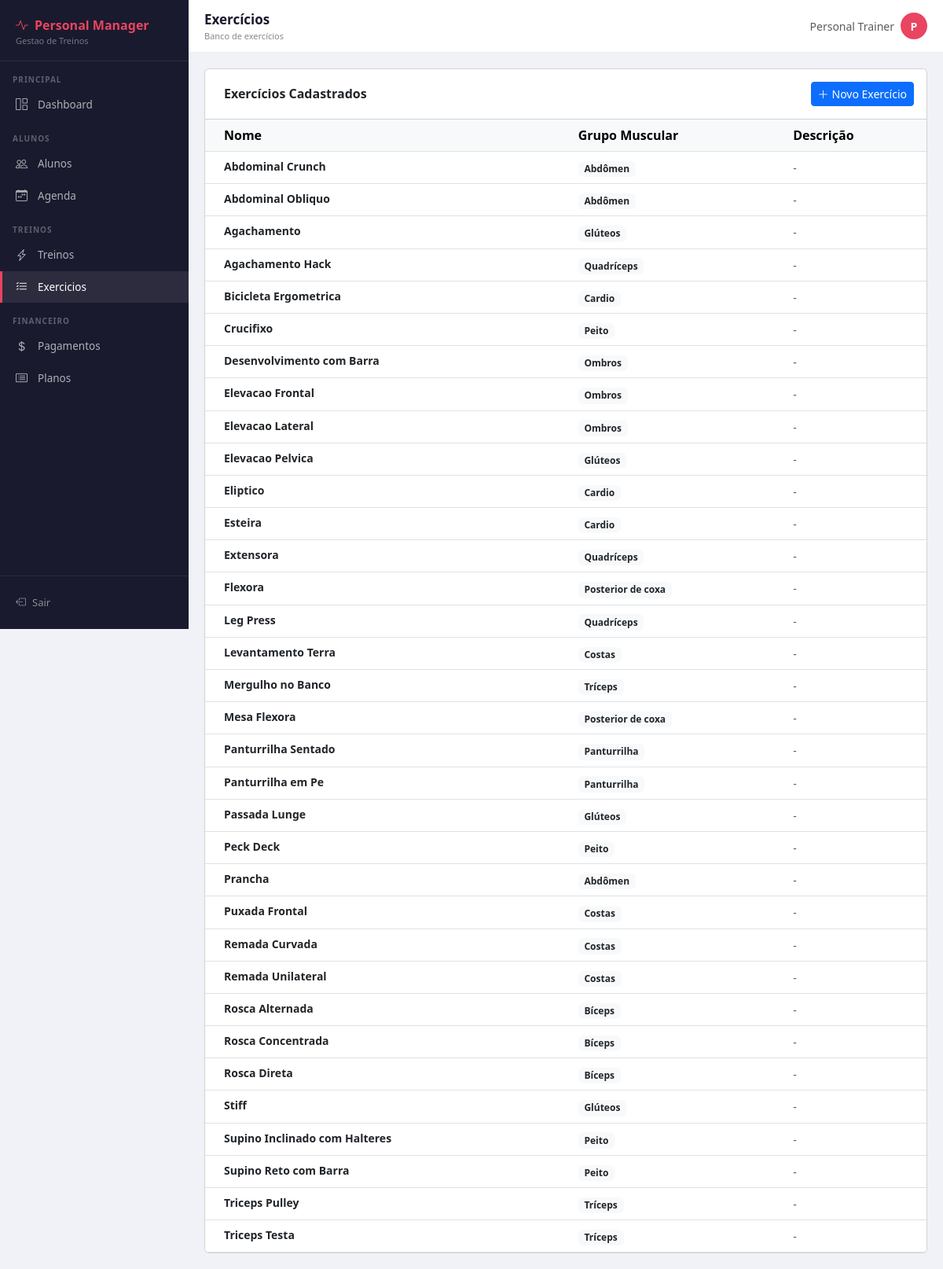
/treinos/exercicios/ (signed in), run on the app's committed database.
### treinos/models.py (models this page shows, shortened)
class Exercicio(models.Model):
    GRUPO_CHOICES = [
        ('peito', 'Peito'),
        ('costas', 'Costas'),
        ('ombros', 'Ombros'),
        ('biceps', 'Bíceps'),
        ('triceps', 'Tríceps'),
        ('abdomen', 'Abdômen'),
        ('gluteos', 'Glúteos'),
        ('quadriceps', 'Quadríceps'),
        ('posterior', 'Posterior de coxa'),
        ('panturrilha', 'Panturrilha'),
        ('cardio', 'Cardio'),
        ('outros', 'Outros'),
    ]
    nome = models.CharField(max_length=100)
    grupo_muscular = models.CharField(max_length=20, choices=GRUPO_CHOICES, default='outros')
    descricao = models.TextField(blank=True)
    class Meta:
        verbose_name = 'Exercício'
        verbose_name_plural = 'Exercícios'
        ordering = ['nome']

### treinos/views.py (the view)
# urls.py: path('exercicios/', views.lista_exercicios, name='lista_exercicios'),
@login_required
def lista_exercicios(request):
    exercicios = Exercicio.objects.all()
    return render(request, 'treinos/exercicios.html', {'exercicios': exercicios})

### treinos/templates/treinos/exercicios.html (shortened to what this page needs)
{% extends 'core/base.html' %}
{% block page_title %}Exercícios{% endblock %}
{% block page_subtitle %}Banco de exercícios{% endblock %}
{% block content %}
<div class="card">
  <div class="card-header bg-white d-flex justify-content-between align-items-center py-3">
    <h6 class="mb-0 fw-bold">Exercícios Cadastrados</h6>
    <a href="{% url 'criar_exercicio' %}" class="btn btn-primary btn-sm">
      <i class="bi bi-plus-lg me-1"></i>Novo Exercício
    </a>
  </div>
  <div class="card-body p-0">
    <table class="table table-hover mb-0">
      <thead class="table-light">
        <tr><th class="ps-4">Nome</th><th>Grupo Muscular</th><th>Descrição</th></tr>
      </thead>
      <tbody>
        {% for ex in exercicios %}
        <tr>
          <td class="ps-4 fw-semibold small">{{ ex.nome }}</td>
          <td><span class="badge bg-light text-dark">{{ ex.get_grupo_muscular_display }}</span></td>
          <td><small class="text-muted">{{ ex.descricao|truncatechars:50|default:"-" }}</small></td>
        </tr>
        {% empty %}
        <tr><td colspan="3" class="text-center text-muted py-5">
          <p>Nenhum exercício cadastrado.</p>
          <a href="{% url 'criar_exercicio' %}" class="btn btn-primary btn-sm">Cadastrar exercício</a>
        </td></tr>
        {% endfor %}
      </tbody>
    </table>
  </div>
</div>
{% endblock %}

### core/templates/core/base.html (shortened to what this page needs)
<!DOCTYPE html>
<html lang="pt-br">
<head>
  <link href="https://cdn.jsdelivr.net/npm/bootstrap@5.3.0/dist/css/bootstrap.min.css" rel="stylesheet">
  <link href="https://cdn.jsdelivr.net/npm/bootstrap-icons@1.11.0/font/bootstrap-icons.css" rel="stylesheet">
</head>
<body>
<div class="sidebar" id="sidebar">
  <div class="sidebar-brand">
    <div class="brand-name"><i class="bi bi-activity me-2"></i>Personal Manager</div>
    <div class="brand-sub">Gestao de Treinos</div>
  </div>
  <div class="sidebar-section">Principal</div>
  <ul class="nav flex-column">
    <li class="nav-item">
      <a href="{% url 'dashboard' %}" class="{% if request.resolver_match.url_name == 'dashboard' %}active{% endif %}" onclick="closeSidebar()">
        <i class="bi bi-grid-1x2"></i> Dashboard
      </a>
    </li>
  </ul>
  <div class="sidebar-section">Alunos</div>
  <ul class="nav flex-column">
    <li class="nav-item">
      <a href="{% url 'lista_alunos' %}" class="{% if 'aluno' in request.resolver_match.url_name %}active{% endif %}" onclick="closeSidebar()">
        <i class="bi bi-people"></i> Alunos
      </a>
    </li>
    <li class="nav-item">
      <a href="{% url 'agenda_personal' %}" class="{% if 'agenda' in request.resolver_match.url_name %}active{% endif %}" onclick="closeSidebar()">
        <i class="bi bi-calendar-week"></i> Agenda
      </a>
    </li>
  </ul>
  <div class="sidebar-section">Treinos</div>
  <ul class="nav flex-column">
    <li class="nav-item">
      <a href="{% url 'lista_treinos' %}" class="{% if 'treino' in request.resolver_match.url_name %}active{% endif %}" onclick="closeSidebar()">
        <i class="bi bi-lightning-charge"></i> Treinos
      </a>
    </li>
    <li class="nav-item">
      <a href="{% url 'lista_exercicios' %}" class="{% if 'exercicio' in request.resolver_match.url_name %}active{% endif %}" onclick="closeSidebar()">
        <i class="bi bi-list-check"></i> Exercicios
      </a>
    </li>
  </ul>
  <div class="sidebar-section">Financeiro</div>
  <ul class="nav flex-column">
    <li class="nav-item">
      <a href="{% url 'lista_pagamentos' %}" class="{% if 'pagamento' in request.resolver_match.url_name %}active{% endif %}" onclick="closeSidebar()">
        <i class="bi bi-currency-dollar"></i> Pagamentos
      </a>
    </li>
    <li class="nav-item">
      <a href="{% url 'lista_planos' %}" class="{% if 'plano' in request.resolver_match.url_name %}active{% endif %}" onclick="closeSidebar()">
        <i class="bi bi-card-list"></i> Planos
      </a>
    </li>
  </ul>
  <div class="sidebar-footer">
    <a href="{% url 'logout' %}">
      <i class="bi bi-box-arrow-left"></i> Sair
    </a>
  </div>
</div>
<div class="main-content">
  <div class="topbar">
    <div class="d-flex align-items-center gap-2" style="min-width:0;">
      <div style="min-width:0;">
        <div class="page-title">{% block page_title %}{% endblock %}</div>
        <div class="page-subtitle">{% block page_subtitle %}{% endblock %}</div>
      </div>
    </div>
    <div class="d-flex align-items-center gap-2" style="flex-shrink:0;">
      <span class="text-muted small d-none d-md-inline">
        {{ request.user.get_full_name|default:request.user.username }}
      </span>
      <div class="rounded-circle d-flex align-items-center justify-content-center"
           style="width:34px;height:34px;background:var(--red);color:#fff;font-weight:700;font-size:14px;flex-shrink:0;">
        {{ request.user.username|first|upper }}
      </div>
    </div>
  </div>
  <div class="content-area">
    {% block content %}{% endblock %}
  </div>
</div>
</body>
</html>

### core/templates/core/base.html (style rules this page uses)
:root { --red: #e94560; --dark: #1a1a2e; --navy: #0f3460; --teal: #1abc9c; }
* { box-sizing: border-box; }
body { background: #f0f2f7; min-height: 100vh; overflow-x: hidden; }
.sidebar { width: 240px; min-height: 100vh; background: var(--dark); position: fixed; top: 0; left: 0; z-index: 1000; display: flex; flex-direction: column; transition: transform .3s ease; }
.sidebar-brand { padding: 20px 20px 16px; border-bottom: 1px solid rgba(255,255,255,.08); }
.sidebar-brand .brand-name { color: var(--red); font-weight: 700; font-size: 16px; white-space: nowrap; overflow: hidden; text-overflow: ellipsis; }
.sidebar-brand .brand-sub { color: rgba(255,255,255,.4); font-size: 11px; }
.sidebar-section { padding: 16px 16px 4px; font-size: 10px; font-weight: 700; letter-spacing: 1px; text-transform: uppercase; color: rgba(255,255,255,.3); }
.nav-item a { display: flex; align-items: center; gap: 10px; padding: 9px 20px; color: rgba(255,255,255,.65); text-decoration: none; font-size: 13.5px; transition: all .2s; white-space: nowrap; }
.nav-item a:hover, .nav-item a.active { color: #fff; background: rgba(255,255,255,.08); border-left: 3px solid var(--red); padding-left: 17px; }
.nav-item a i { font-size: 15px; width: 18px; flex-shrink: 0; }
.sidebar-footer { margin-top: auto; padding: 16px; border-top: 1px solid rgba(255,255,255,.08); }
.sidebar-footer a { display: flex; align-items: center; gap: 8px; color: rgba(255,255,255,.5); font-size: 13px; text-decoration: none; padding: 8px 4px; }
.main-content { margin-left: 240px; min-height: 100vh; min-width: 0; overflow-x: hidden; }
.topbar { background: #fff; padding: 12px 20px; border-bottom: 1px solid #eee; display: flex; align-items: center; justify-content: space-between; position: sticky; top: 0; z-index: 99; flex-wrap: wrap; gap: 8px; }
.topbar .page-title { font-weight: 700; font-size: 17px; color: var(--dark); white-space: nowrap; overflow: hidden; text-overflow: ellipsis; max-width: 60vw; }
.topbar .page-subtitle { font-size: 11px; color: #888; }
.content-area { padding: 20px; overflow-x: hidden; }
.table { min-width: 500px; }
.card { overflow: hidden; }

### data on the page
Exercicio: nome "Abdominal Crunch", grupo_muscular "Abdômen", descricao "-"
Exercicio: nome "Abdominal Obliquo", grupo_muscular "Abdômen", descricao "-"
Exercicio: nome "Agachamento", grupo_muscular "Glúteos", descricao "-"
Exercicio: nome "Agachamento Hack", grupo_muscular "Quadríceps", descricao "-"
Exercicio: nome "Bicicleta Ergometrica", grupo_muscular "Cardio", descricao "-"
Exercicio: nome "Crucifixo", grupo_muscular "Peito", descricao "-"
Exercicio: nome "Desenvolvimento com Barra", grupo_muscular "Ombros", descricao "-"
Exercicio: nome "Elevacao Frontal", grupo_muscular "Ombros", descricao "-"
Exercicio: nome "Elevacao Lateral", grupo_muscular "Ombros", descricao "-"
Exercicio: nome "Elevacao Pelvica", grupo_muscular "Glúteos", descricao "-"
Exercicio: nome "Eliptico", grupo_muscular "Cardio", descricao "-"
Exercicio: nome "Esteira", grupo_muscular "Cardio", descricao "-"
Exercicio: nome "Extensora", grupo_muscular "Quadríceps", descricao "-"
Exercicio: nome "Flexora", grupo_muscular "Posterior de coxa", descricao "-"
Exercicio: nome "Leg Press", grupo_muscular "Quadríceps", descricao "-"
Exercicio: nome "Levantamento Terra", grupo_muscular "Costas", descricao "-"
Exercicio: nome "Mergulho no Banco", grupo_muscular "Tríceps", descricao "-"
Exercicio: nome "Mesa Flexora", grupo_muscular "Posterior de coxa", descricao "-"
Exercicio: nome "Panturrilha Sentado", grupo_muscular "Panturrilha", descricao "-"
Exercicio: nome "Panturrilha em Pe", grupo_muscular "Panturrilha", descricao "-"
Exercicio: nome "Passada Lunge", grupo_muscular "Glúteos", descricao "-"
Exercicio: nome "Peck Deck", grupo_muscular "Peito", descricao "-"
Exercicio: nome "Prancha", grupo_muscular "Abdômen", descricao "-"
Exercicio: nome "Puxada Frontal", grupo_muscular "Costas", descricao "-"
Exercicio: nome "Remada Curvada", grupo_muscular "Costas", descricao "-"
Exercicio: nome "Remada Unilateral", grupo_muscular "Costas", descricao "-"
Exercicio: nome "Rosca Alternada", grupo_muscular "Bíceps", descricao "-"
Exercicio: nome "Rosca Concentrada", grupo_muscular "Bíceps", descricao "-"
Exercicio: nome "Rosca Direta", grupo_muscular "Bíceps", descricao "-"
Exercicio: nome "Stiff", grupo_muscular "Glúteos", descricao "-"
Exercicio: nome "Supino Inclinado com Halteres", grupo_muscular "Peito", descricao "-"
Exercicio: nome "Supino Reto com Barra", grupo_muscular "Peito", descricao "-"
Exercicio: nome "Triceps Pulley", grupo_muscular "Tríceps", descricao "-"
Exercicio: nome "Triceps Testa", grupo_muscular "Tríceps", descricao "-"

### other printed values
{{ request.user.get_full_name|default:request.user.username }} "Personal Trainer"
{{ request.user.username|first|upper }} "P"
